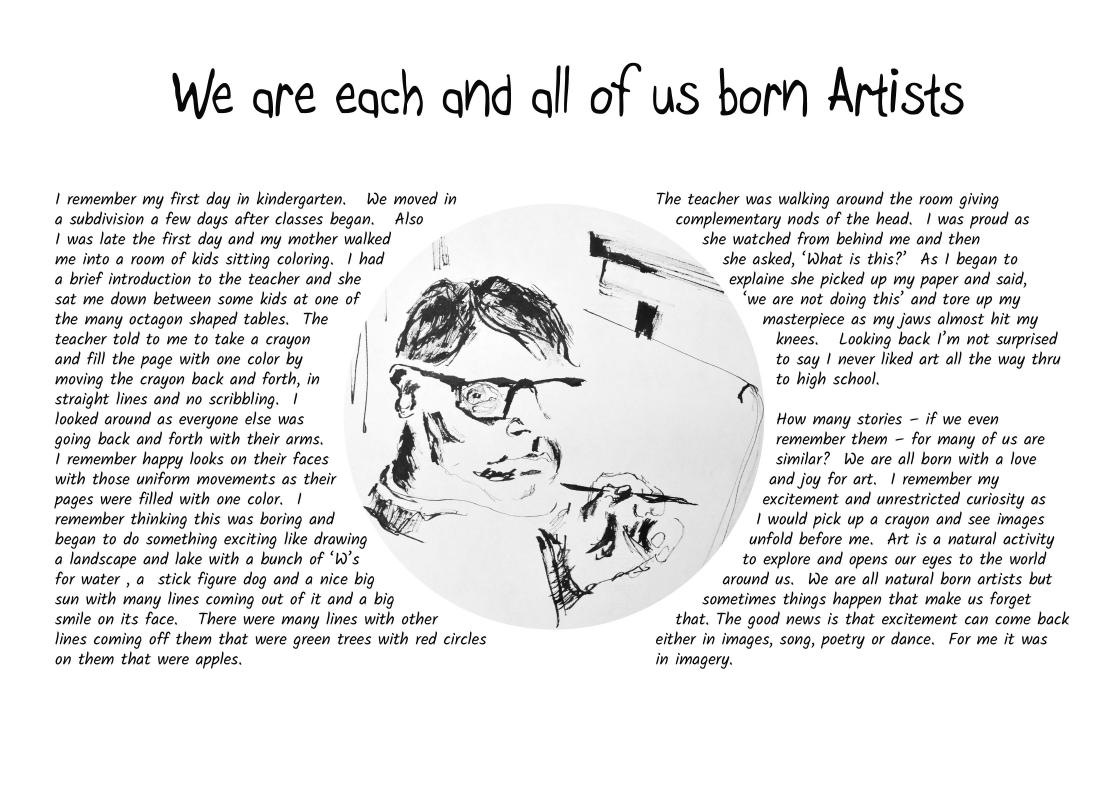
#> input picture books/vol1/pg001.jpg, 3300 x 2400 px, found by its file name (shown at 1/3 size); its folder holds only this picture in this run
$ python generate_display_images.py
#> lines starting #> are read from the running program, lines starting #| are printed output that depends on the picture
#> in process, img is the input picture: PIL image 3300x2400 RGB; min 0, max 255, mean 234.4
"""
Regenerates the web-display copies in books/vol1-4 from the full-resolution
originals in originals/vol1-4 (gitignored, kept locally as the archive).

Resizes to a max dimension of 1600px, re-encodes as JPEG quality 78, and
applies a low-opacity tiled "(c) Gil" watermark. Run from the repo root:

    python scripts/generate_display_images.py
"""
import os
from PIL import Image, ImageDraw, ImageFont

MAX_DIM = 1600
JPEG_QUALITY = 78
WATERMARK_TEXT = "\u00a9 Gil"
WATERMARK_OPACITY = 11  # 0-255; approved at half the initial draft's opacity
VOLS = ["vol1", "vol2", "vol3", "vol4"]


def find_font(size):
    candidates = [
        r"C:\Windows\Fonts\arialbd.ttf",
        r"C:\Windows\Fonts\arial.ttf",
        r"C:\Windows\Fonts\segoeui.ttf",
    ]
    for c in candidates:
        if os.path.exists(c):
            return ImageFont.truetype(c, size)
    return ImageFont.load_default()


def resize_max(img, max_dim):
#> called with max_dim = 1600
    w, h = img.size
#> w = 3300; h = 2400
    scale = max_dim / float(max(w, h))
#> scale = 0.485
    if scale >= 1.0:
        return img
    return img.resize((round(w * scale), round(h * scale)), Image.LANCZOS)
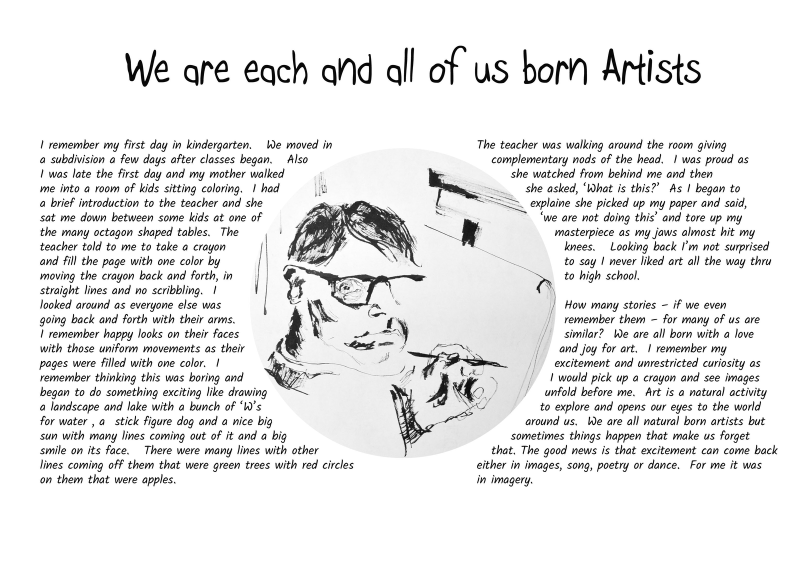
#> returned value: PIL image 1600x1164 RGB (shown at 1/2 size); min 0, max 255, mean 234.3


def apply_watermark(img, opacity=WATERMARK_OPACITY, font_scale=0.022, spacing_scale=0.16, angle=30):
    """Tiled diagonal low-opacity watermark, covers the whole image so it
    can't be cropped out. opacity is 0-255 alpha."""
#> called with opacity = 11, font_scale = 0.022, spacing_scale = 0.16, angle = 30
    base = img.convert("RGBA")
    w, h = base.size
#> w = 1600; h = 1164

    font_size = max(14, round(min(w, h) * font_scale))
#> font_size = 26
    font = find_font(font_size)

    diag = int((w ** 2 + h ** 2) ** 0.5)
#> diag = 1978
    layer = Image.new("RGBA", (diag, diag), (0, 0, 0, 0))
#> layer: PIL image 1978x1978 RGBA; every value is 0
    draw = ImageDraw.Draw(layer)

    bbox = draw.textbbox((0, 0), WATERMARK_TEXT, font=font)
#> bbox = (0, 2, 23, 11)
    text_w = bbox[2] - bbox[0]
#> text_w = 23
    text_h = bbox[3] - bbox[1]
#> text_h = 9

    spacing_x = int(text_w + min(w, h) * spacing_scale)
#> spacing_x = 209
    spacing_y = int(text_h + min(w, h) * spacing_scale)
#> spacing_y = 195

    for y in range(0, diag, spacing_y):
        offset = (spacing_x // 2) if (y // spacing_y) % 2 else 0
        for x in range(-spacing_x, diag, spacing_x):
            draw.text((x + offset, y), WATERMARK_TEXT, font=font, fill=(255, 255, 255, opacity))
#> this loop made 11 passes
#> offset on passes 1 to 11: 0, 104, 0, 104, 0, 104, 0, 104, 0, 104, 0

    layer = layer.rotate(angle, resample=Image.BICUBIC)
    lw, lh = layer.size
#> lw = 1978; lh = 1978
    left = (lw - w) // 2
#> left = 189
    top = (lh - h) // 2
#> top = 407
    layer = layer.crop((left, top, left + w, top + h))
#> layer: PIL image 1600x1164 RGBA

    out = Image.alpha_composite(base, layer)
    return out.convert("RGB")


def process(src, dst, watermark=True):
    img = Image.open(src).convert("RGB")
    img = resize_max(img, MAX_DIM)
    if watermark:
        img = apply_watermark(img)
    img.save(dst, "JPEG", quality=JPEG_QUALITY, optimize=True)


def main():
    total_before = total_after = 0
    for vol in VOLS:
        src_dir = os.path.join("originals", vol)
        dst_dir = os.path.join("books", vol)
        os.makedirs(dst_dir, exist_ok=True)
#> (the run stopped early here; a loop or call above may not have finished)
